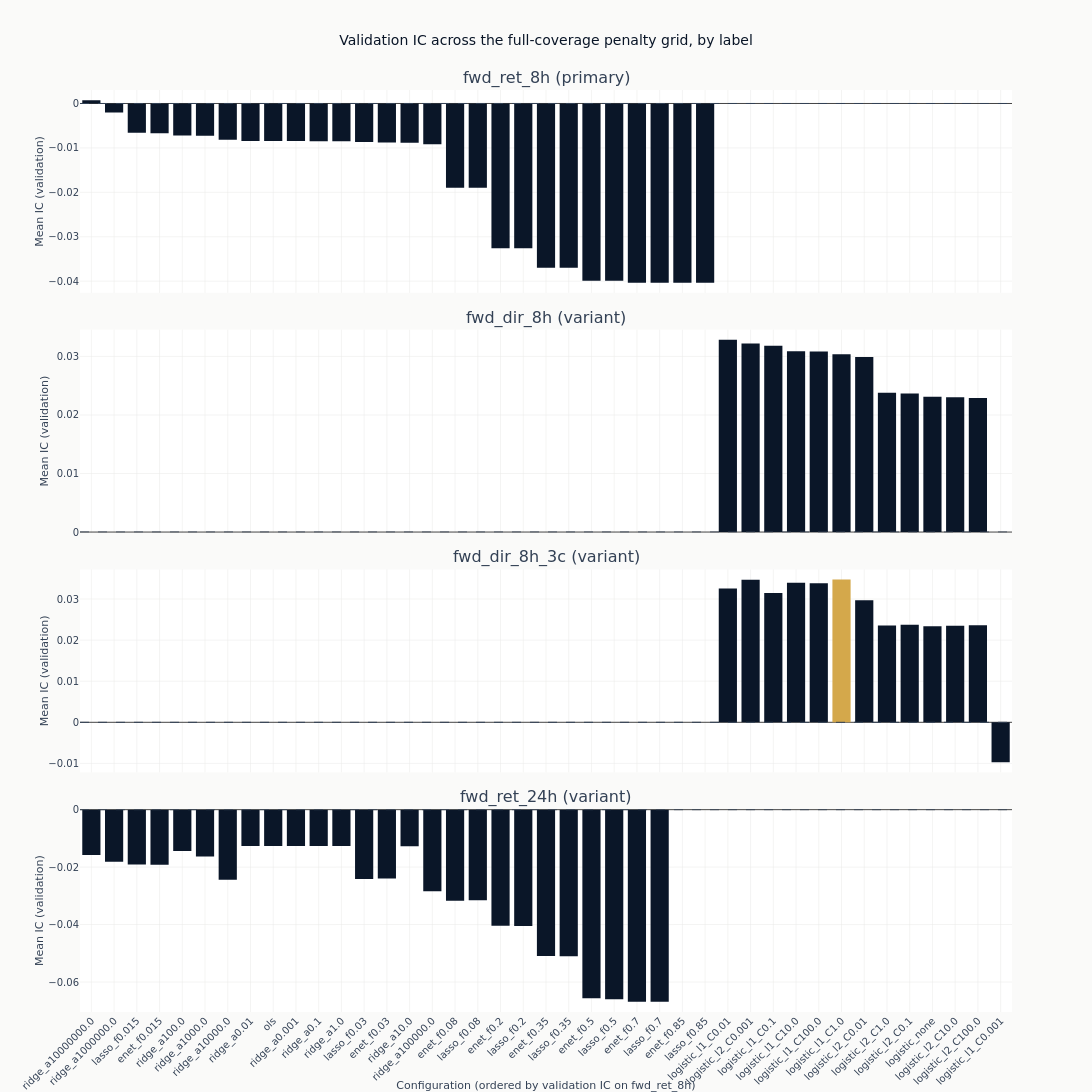

Notebook code for this chart:
### Markdown cell above
### How the penalty grid ranks

One panel per label, so the same grid can be read at each formulation. Only the configurations
measured on all of their own label's validation timestamps are charted. The zero line is the
reference that matters: a bar below it is a model whose ranking pointed the wrong way out of
sample.

**The configurations are in the same order in every panel**, that order being their ranking on
the primary label. Sorting each panel independently would put a different configuration at each
left edge and make the panels look alike whatever the numbers did.

The axis then shows something the menus decide rather than the models: the two return labels
declare penalized least-squares configurations and the two direction labels declare penalized
logistic ones, and the two sets share no names. Each panel therefore fills the half of the axis
its own menu covers and leaves the other half empty. That gap is the menu, not a missing result.

**Each panel has its own vertical scale.** The labels do not produce ICs of the same size, and a
shared scale would flatten the smaller ones to a line. Read a panel for the shape of its
ranking, and the frame above rather than the bar heights when comparing panels.

### Code cell
def compact(params: str) -> str:
    """Render declared parameters for a label: `alpha=1000000.0` reads as `alpha=1e+06`."""
    return re.sub(r"\d+\.?\d*(?:[eE][+-]?\d+)?", lambda m: f"{float(m.group()):g}", params)


primary = primary_label(study)
full = catalog.filter("full_coverage")
charted = sorted(set(full.get_column("label")))
# The primary label leads when it was fitted. A subset run that leaves it out orders the panels
# by whichever label it did fit rather than by one that is not there.
panel_labels = [label for label in [primary] if label in charted] + [
    label for label in charted if label != primary
]
order_label = panel_labels[0]
config_order = (
    full.filter(pl.col("label") == order_label)
    .sort("ic_mean", descending=True)
    .get_column("config_name")
    .to_list()
)
leader = full.sort("ic_mean", descending=True).row(0, named=True)

fig_ic = make_subplots(
    rows=len(panel_labels),
    cols=1,
    shared_xaxes=True,
    vertical_spacing=0.04,
    subplot_titles=[
        f"{label} ({'primary' if label == primary else 'variant'})" for label in panel_labels
    ],
)
for row, label in enumerate(panel_labels, start=1):
    panel = full.filter(pl.col("label") == label)
    fig_ic.add_trace(
        go.Bar(
            x=panel.get_column("config_name").to_list(),
            y=panel.get_column("ic_mean").to_list(),
            marker_color=[
                COLORS["amber"]
                if (name, label) == (leader["config_name"], leader["label"])
                else COLORS["blue"]
                for name in panel.get_column("config_name")
            ],
        ),
        row=row,
        col=1,
    )
    fig_ic.add_hline(
        y=0, line_width=1, line_dash="dash", line_color=COLORS["neutral"], row=row, col=1
    )
    fig_ic.update_yaxes(title_text="Mean IC (validation)", row=row, col=1)
fig_ic.update_xaxes(
    categoryorder="array",
    categoryarray=config_order,
    tickangle=-45,
    title_text=f"Configuration (ordered by validation IC on {order_label})",
    row=len(panel_labels),
    col=1,
)
fig_ic.update_layout(
    title="Validation IC across the full-coverage penalty grid, by label",
    height=300 * len(panel_labels),
    width=1100,
    showlegend=False,
    margin=dict(t=90),
)
show_plotly_with_alt(
    fig_ic,
    "Stacked bar charts of mean validation information coefficient across the linear penalty "
    "grid, one panel per label and the configurations in the same order in each, that order "
    f"being their ranking on {order_label}. Each panel carries a dashed zero line. The highest "
    f"bar anywhere is {leader['config_name']} ({compact(leader['params'])}) on {leader['label']} "
    f"at IC {leader['ic_mean']:+.3f}, highlighted in amber.",
)

### Figure 1 — Plotly figure (JSON) as saved in the notebook; plotly's stock layout.template omitted (floating-point values rounded to 4 significant figures)
{"data": [{"marker": {"color": ["#0a1628", "#0a1628", "#0a1628", "#0a1628", "#0a1628", "#0a1628", "#0a1628", "#0a1628", "#0a1628", "#0a1628", "#0a1628", "#0a1628", "#0a1628", "#0a1628", "#0a1628", "#0a1628", "#0a1628", "#0a1628", "#0a1628", "#0a1628", "#0a1628", "#0a1628", "#0a1628", "#0a1628", "#0a1628", "#0a1628", "#0a1628", "#0a1628"]}, "type": "bar", "x": ["ridge_a10000000.0", "ridge_a1000000.0", "lasso_f0.015", "enet_f0.015", "ridge_a100.0", "ridge_a1000.0", "ridge_a10000.0", "ridge_a0.01", "ols", "ridge_a0.001", "ridge_a0.1", "ridge_a1.0", "lasso_f0.03", "enet_f0.03", "ridge_a10.0", "ridge_a100000.0", "enet_f0.08", "lasso_f0.08", "enet_f0.2", "lasso_f0.2", "enet_f0.35", "lasso_f0.35", "enet_f0.5", "lasso_f0.5", "enet_f0.7", "lasso_f0.7", "enet_f0.85", "lasso_f0.85"], "xaxis": "x", "y": [0.000753, -0.002017, -0.006599, -0.006698, -0.00719, -0.00724, -0.008139, -0.008444, -0.008445, -0.008445, -0.008488, -0.0085, -0.008654, -0.008762, -0.008811, -0.009184, -0.01897, -0.01899, -0.03258, -0.03259, -0.03699, -0.037, -0.03991, -0.03992, -0.04034, -0.04034, -0.04034, -0.04034], "yaxis": "y"}, {"marker": {"color": ["#0a1628", "#0a1628", "#0a1628", "#0a1628", "#0a1628", "#0a1628", "#0a1628", "#0a1628", "#0a1628", "#0a1628", "#0a1628", "#0a1628"]}, "type": "bar", "x": ["logistic_l1_C0.01", "logistic_l2_C0.001", "logistic_l1_C0.1", "logistic_l1_C10.0", "logistic_l1_C100.0", "logistic_l1_C1.0", "logistic_l2_C0.01", "logistic_l2_C1.0", "logistic_l2_C0.1", "logistic_none", "logistic_l2_C10.0", "logistic_l2_C100.0"], "xaxis": "x2", "y": [0.03283, 0.03222, 0.03183, 0.03088, 0.03084, 0.03037, 0.02988, 0.0238, 0.02366, 0.02309, 0.02303, 0.02291], "yaxis": "y2"}, {"marker": {"color": ["#D4A84B", "#0a1628", "#0a1628", "#0a1628", "#0a1628", "#0a1628", "#0a1628", "#0a1628", "#0a1628", "#0a1628", "#0a1628", "#0a1628", "#0a1628"]}, "type": "bar", "x": ["logistic_l1_C1.0", "logistic_l2_C0.001", "logistic_l1_C10.0", "logistic_l1_C100.0", "logistic_l1_C0.01", "logistic_l1_C0.1", "logistic_l2_C0.01", "logistic_l2_C0.1", "logistic_l2_C100.0", "logistic_l2_C1.0", "logistic_l2_C10.0", "logistic_none", "logistic_l1_C0.001"], "xaxis": "x3", "y": [0.03474, 0.03468, 0.03395, 0.03382, 0.03254, 0.03144, 0.02973, 0.02373, 0.02364, 0.02354, 0.02352, 0.02335, -0.009695], "yaxis": "y3"}, {"marker": {"color": ["#0a1628", "#0a1628", "#0a1628", "#0a1628", "#0a1628", "#0a1628", "#0a1628", "#0a1628", "#0a1628", "#0a1628", "#0a1628", "#0a1628", "#0a1628", "#0a1628", "#0a1628", "#0a1628", "#0a1628", "#0a1628", "#0a1628", "#0a1628", "#0a1628", "#0a1628", "#0a1628", "#0a1628", "#0a1628", "#0a1628"]}, "type": "bar", "x": ["ridge_a0.001", "ols", "ridge_a0.01", "ridge_a0.1", "ridge_a1.0", "ridge_a10.0", "ridge_a100.0", "ridge_a10000000.0", "ridge_a1000.0", "ridge_a1000000.0", "lasso_f0.015", "enet_f0.015", "enet_f0.03", "lasso_f0.03", "ridge_a10000.0", "ridge_a100000.0", "lasso_f0.08", "enet_f0.08", "enet_f0.2", "lasso_f0.2", "enet_f0.35", "lasso_f0.35", "enet_f0.5", "lasso_f0.5", "enet_f0.7", "lasso_f0.7"], "xaxis": "x4", "y": [-0.01264, -0.01264, -0.01264, -0.01267, -0.01268, -0.01277, -0.01438, -0.01574, -0.01629, -0.01816, -0.01912, -0.01914, -0.02397, -0.02414, -0.02443, -0.02837, -0.03154, -0.03166, -0.04041, -0.04045, -0.05097, -0.05099, -0.06564, -0.06594, -0.06689, -0.06689], "yaxis": "y4"}], "layout": {"annotations": [{"font": {"size": 16}, "showarrow": false, "text": "fwd_ret_8h (primary)", "x": 0.5, "xanchor": "center", "xref": "paper", "y": 1.0, "yanchor": "bottom", "yref": "paper"}, {"font": {"size": 16}, "showarrow": false, "text": "fwd_dir_8h (variant)", "x": 0.5, "xanchor": "center", "xref": "paper", "y": 0.74, "yanchor": "bottom", "yref": "paper"}, {"font": {"size": 16}, "showarrow": false, "text": "fwd_dir_8h_3c (variant)", "x": 0.5, "xanchor": "center", "xref": "paper", "y": 0.48, "yanchor": "bottom", "yref": "paper"}, {"font": {"size": 16}, "showarrow": false, "text": "fwd_ret_24h (variant)", "x": 0.5, "xanchor": "center", "xref": "paper", "y": 0.22, "yanchor": "bottom", "yref": "paper"}], "height": 1200, "margin": {"t": 90}, "shapes": [{"line": {"color": "#334155", "dash": "dash", "width": 1}, "type": "line", "x0": 0, "x1": 1, "xref": "x domain", "y0": 0, "y1": 0, "yref": "y"}, {"line": {"color": "#334155", "dash": "dash", "width": 1}, "type": "line", "x0": 0, "x1": 1, "xref": "x2 domain", "y0": 0, "y1": 0, "yref": "y2"}, {"line": {"color": "#334155", "dash": "dash", "width": 1}, "type": "line", "x0": 0, "x1": 1, "xref": "x3 domain", "y0": 0, "y1": 0, "yref": "y3"}, {"line": {"color": "#334155", "dash": "dash", "width": 1}, "type": "line", "x0": 0, "x1": 1, "xref": "x4 domain", "y0": 0, "y1": 0, "yref": "y4"}], "showlegend": false, "title": {"text": "Validation IC across the full-coverage penalty grid, by label"}, "width": 1100, "xaxis": {"anchor": "y", "domain": [0.0, 1.0], "matches": "x4", "showticklabels": false}, "xaxis2": {"anchor": "y2", "domain": [0.0, 1.0], "matches": "x4", "showticklabels": false}, "xaxis3": {"anchor": "y3", "domain": [0.0, 1.0], "matches": "x4", "showticklabels": false}, "xaxis4": {"anchor": "y4", "categoryarray": ["ridge_a10000000.0", "ridge_a1000000.0", "lasso_f0.015", "enet_f0.015", "ridge_a100.0", "ridge_a1000.0", "ridge_a10000.0", "ridge_a0.01", "ols", "ridge_a0.001", "ridge_a0.1", "ridge_a1.0", "lasso_f0.03", "enet_f0.03", "ridge_a10.0", "ridge_a100000.0", "enet_f0.08", "lasso_f0.08", "enet_f0.2", "lasso_f0.2", "enet_f0.35", "lasso_f0.35", "enet_f0.5", "lasso_f0.5", "enet_f0.7", "lasso_f0.7", "enet_f0.85", "lasso_f0.85"], "categoryorder": "array", "domain": [0.0, 1.0], "tickangle": -45, "title": {"text": "Configuration (ordered by validation IC on fwd_ret_8h)"}}, "yaxis": {"anchor": "x", "domain": [0.78, 1.0], "title": {"text": "Mean IC (validation)"}}, "yaxis2": {"anchor": "x2", "domain": [0.52, 0.74], "title": {"text": "Mean IC (validation)"}}, "yaxis3": {"anchor": "x3", "domain": [0.26, 0.48], "title": {"text": "Mean IC (validation)"}}, "yaxis4": {"anchor": "x4", "domain": [0.0, 0.22], "title": {"text": "Mean IC (validation)"}}}}
